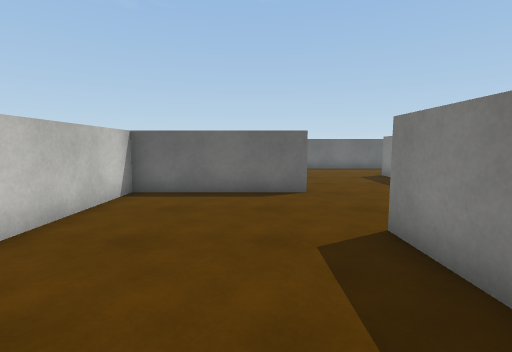
[1] (above)

21 first-person views from a walk through a 3-D level made in the Unity game engine. The camera is 1.3 m above the floor, tilts 6° down and sees 85° across. The floor is counted in squares, 1 m on a side. Each view is taken from the middle of a square. On the plan, view 1 faces up. The plan holds only what a view shows up to about 13 squares ahead; the rest is blank. Surface patterns are stand-ins for the level's own textures.

[2]
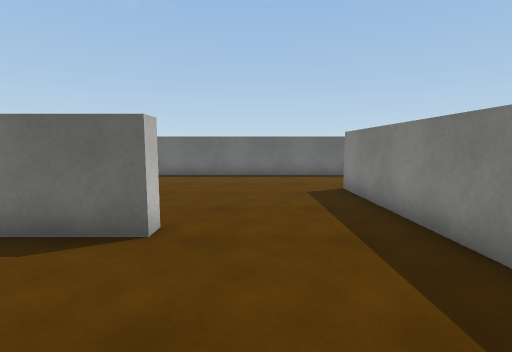

[3]
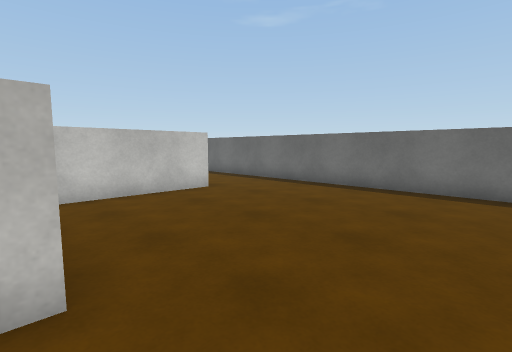

[4]
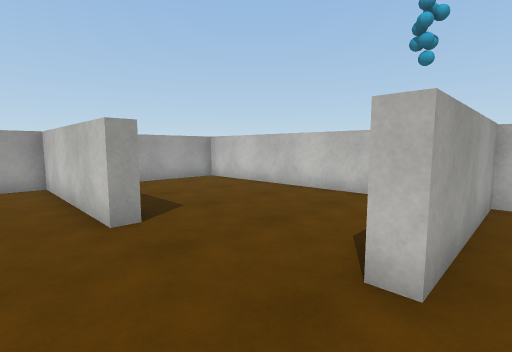

[5]
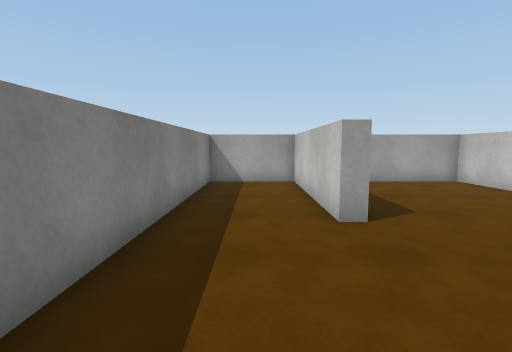

[6]
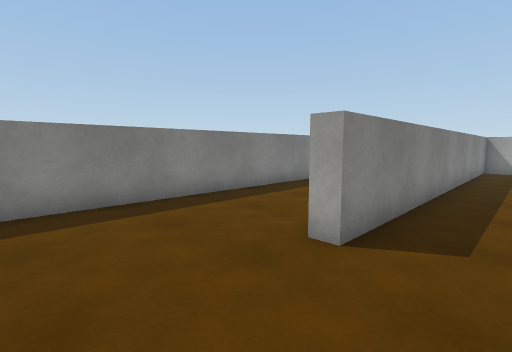

[7]
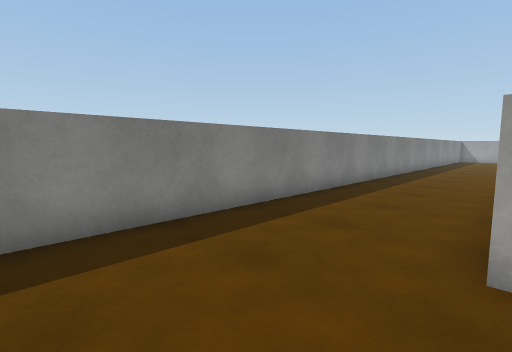

[8]
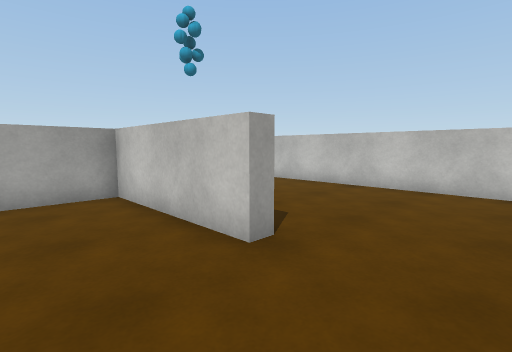

[9]
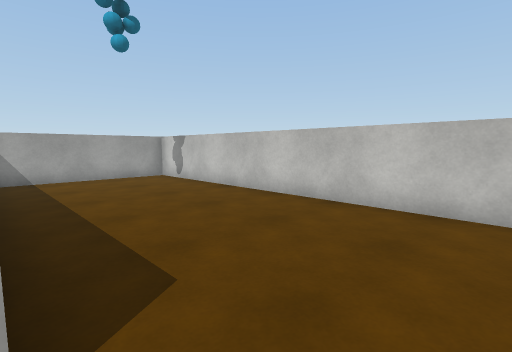

[10]
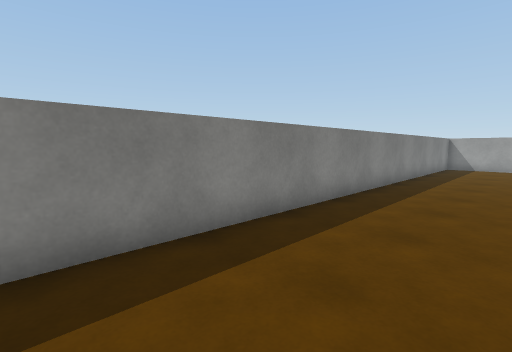

[11]
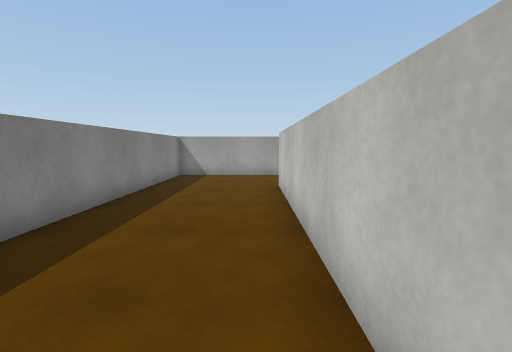

[12]
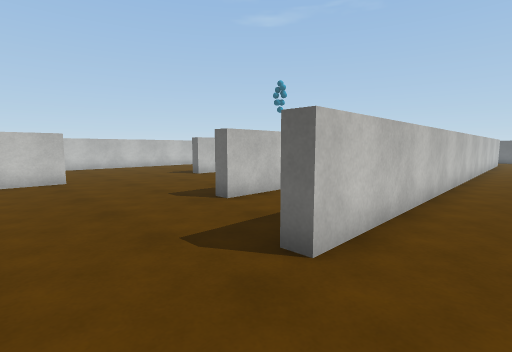

[13]
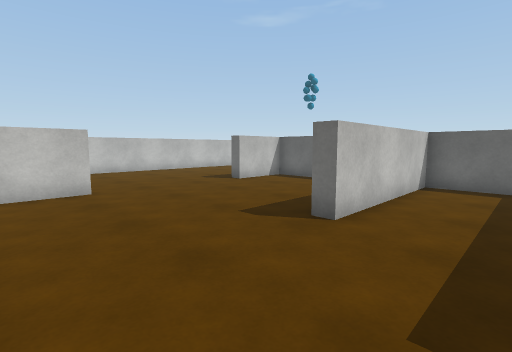

[14]
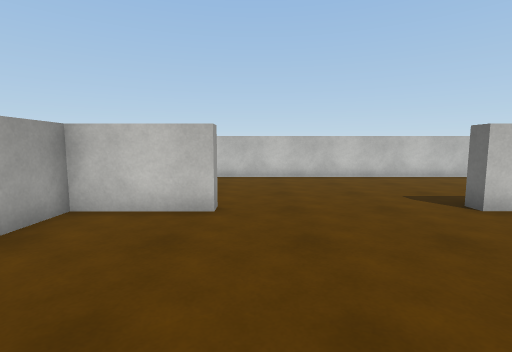

[15]
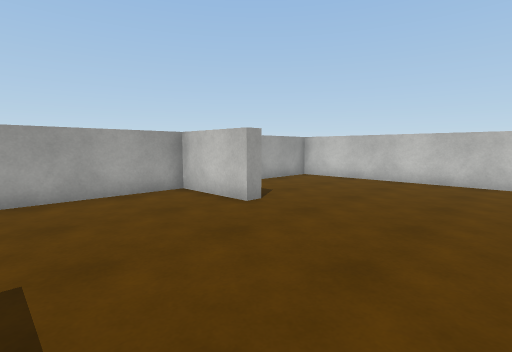

[16]
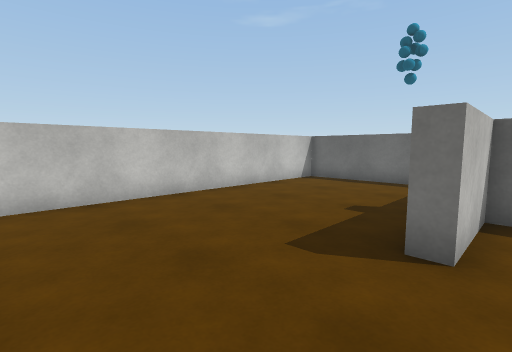

[17]
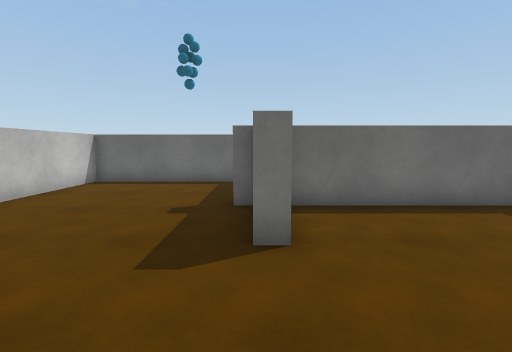

[18]
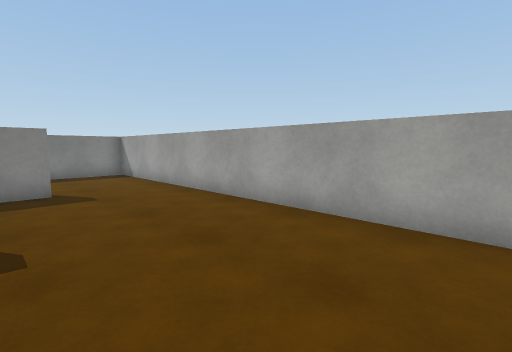

[19]
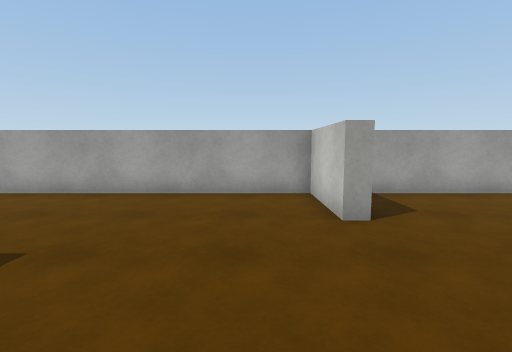

[20]
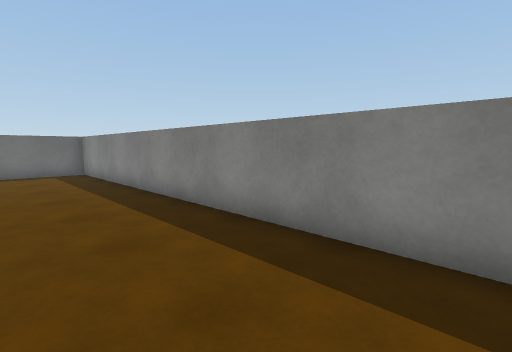

[21]
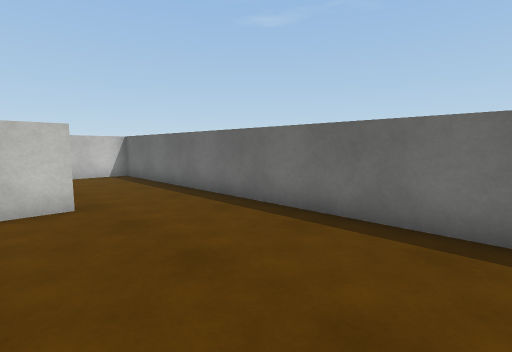

### Floor plan
Points are (right, up) in squares from view 1. A wall is a line through its corners. A room is listed if a view was taken in it or the views show most of it. See-through windows are left out.
Room 1 (views 1, 2, 3, 4, 5, 6, 7, 8, 9, 10, 11, 12, 13, 14, 15, 16, 17, 18, 19, 20, 21)
walls: (2.1, 2.1) (2.1, 4.3) (2.6, 4.3) (2.6, -1.4) (5.7, -1.4) (5.7, 12.7) (6.2, 12.7); (1.8, -1.9) (-3.5, -1.9) (-3.5, -4.4) (-4.1, -4.4); (-4.8, 2.4) (-10, 2.4) (-10, -12.5); (4.6, -1.9) (2.6, -1.9) (2.6, -7.6) (2, -7.6); (6.2, 4.8) (6.2, -9.3) (5.7, -9.3) (5.7, -8.2); (-4.1, 13.3) (-3.5, 13.3) (-3.5, 8.4) (1.5, 8.4) (1.5, 7.9) (-3.5, 7.9) (-3.5, -1.4) (-0.2, -1.4); (-4.1, -9.8) (-3.5, -9.8) (-3.5, -12.8) (10.5, -12.8) (10.5, 16.8) (-10, 16.8) (-10, 2.9) (-4.5, 2.9); (-9.8, -12.8) (-5.2, -12.8)

Positions as (right, up) in squares from view 1, and headings:
1: (0, 0), facing up
2: (3, 4), facing up
3: (4, 8), facing up-left
4: (4, 9), facing down-left
5: (4, 9), facing down
6: (4, 16), facing down-right
7: (6, 16), facing down-right
8: (-1, 16), facing down-left
9: (-4, 15), facing down-left
10: (7, 6), facing down-right
11: (7, 0), facing down
12: (8, -12), facing up-left
13: (5, -12), facing up-left
14: (2, -9), facing left
15: (1, -5), facing down-left
16: (-3, -8), facing up-left
17: (-4, -8), facing up
18: (-3, -8), facing down-right
19: (-2, -5), facing down
20: (7, 2), facing up-right
21: (3, 12), facing up-left
